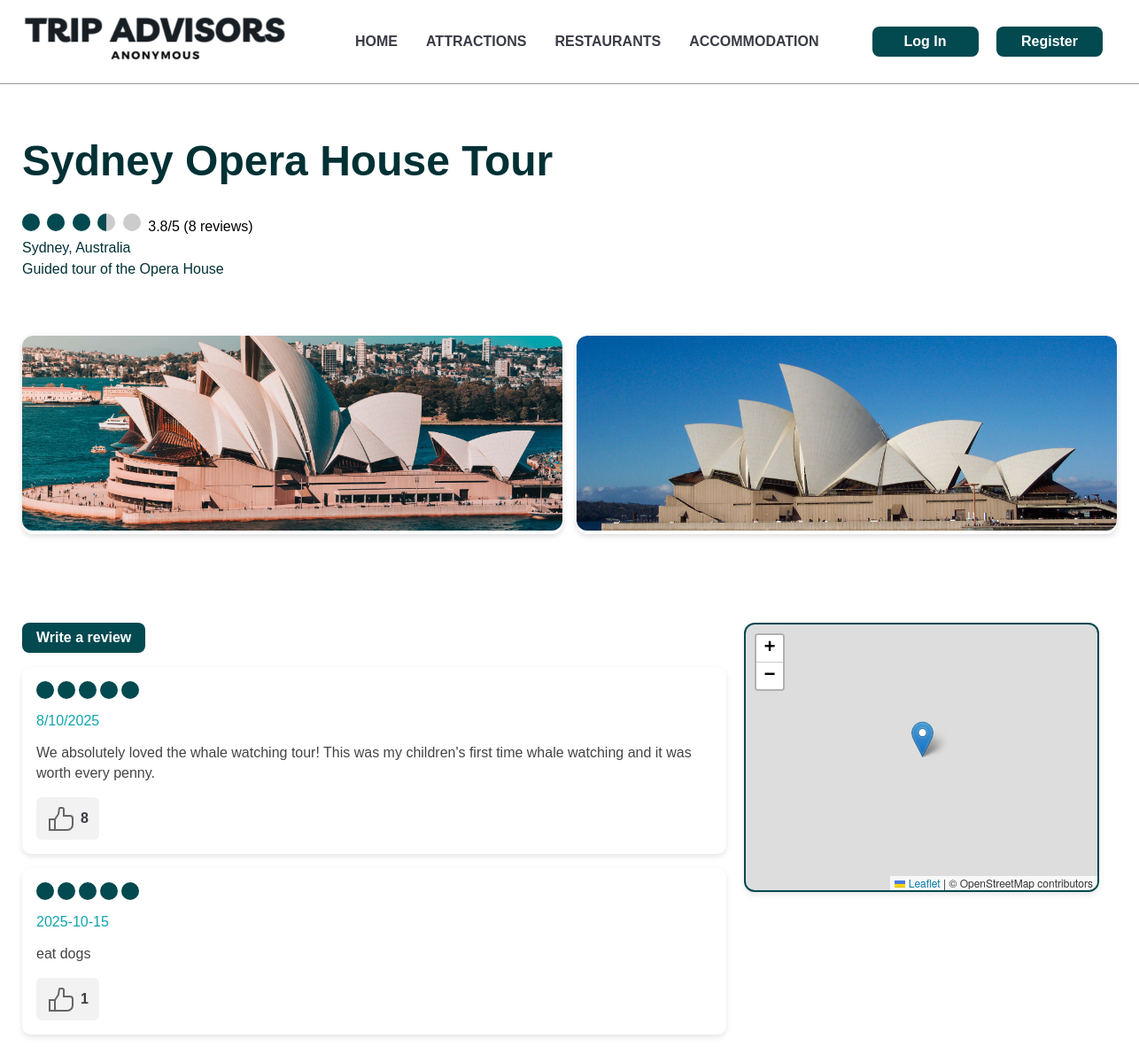
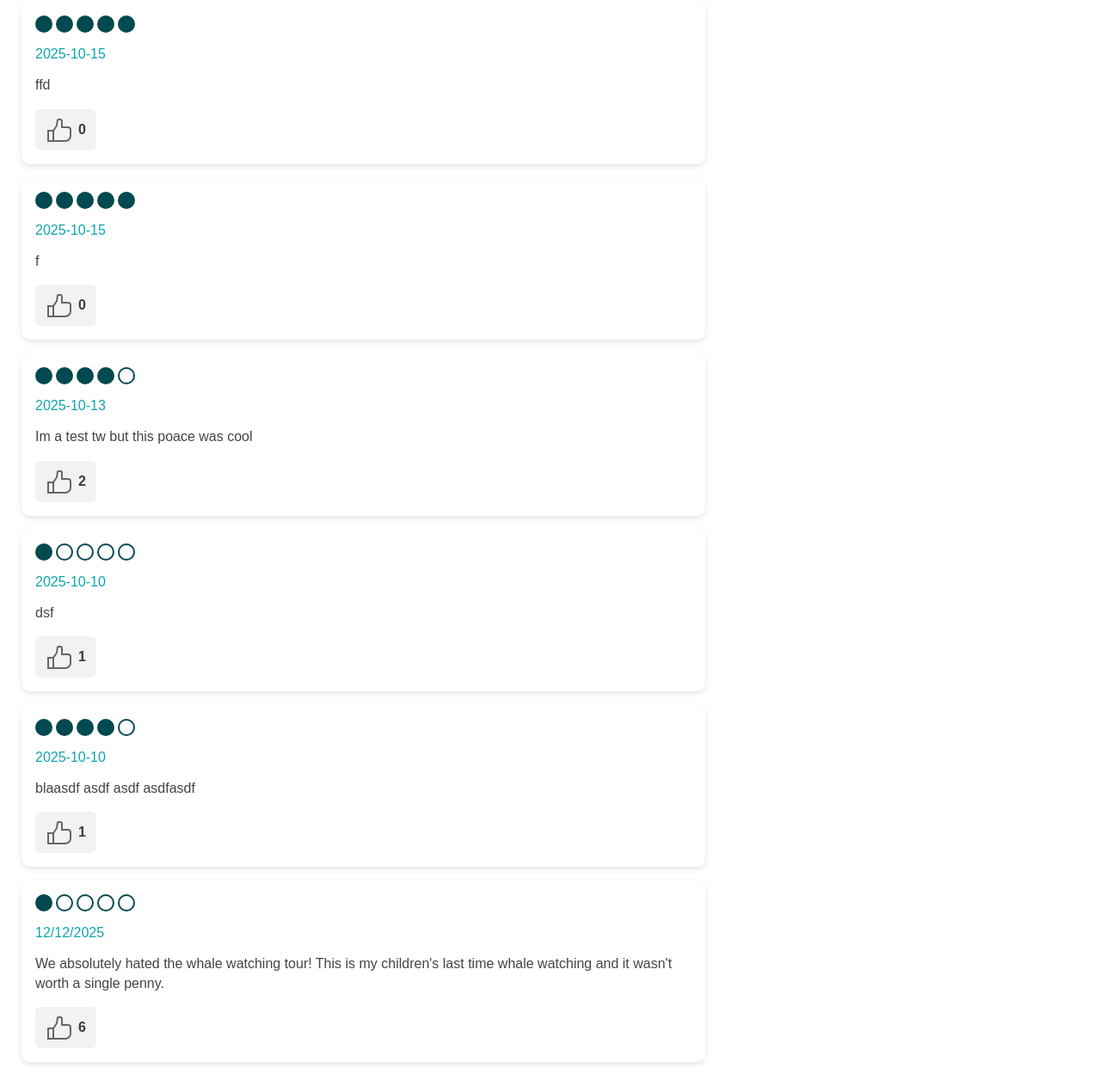
/listing/1, run on the app's committed database (2 pictures, top to bottom).
### tables this page shows
CREATE TABLE "Listings" (
  Listings_ID INTEGER PRIMARY KEY,
  Location TEXT,
  Title TEXT,
  Description TEXT,
  Image TEXT,
  Category_ID INTEGER,
  Address TEXT, `Website` TEXT, `Latitude` FLOAT, `Longitude` FLOAT);

CREATE TABLE "Listings_Images" (
  Image_ID      INTEGER PRIMARY KEY,
  Listings_ID   INTEGER NOT NULL 
                REFERENCES Listings(Listings_ID)
                ON DELETE CASCADE,
  Image_URL     TEXT    NOT NULL
);

CREATE TABLE "Posts" (`Post_ID` INTEGER PRIMARY KEY, `User_ID` INTEGER REFERENCES `Users`(`User_ID`), `Text` TEXT, `Post_Rating` INTEGER, `Date` date, `Likes_Count` INTEGER, `Comments_Count` INTEGER, 'Listings_ID' INTEGER REFERENCES 'Listings' ('Listings_ID'));

### main.py (the view)
@app.route("/listing/<int:listing_id>")
def listing_detail(listing_id):
    listing = db.get_listing_by_id(listing_id)
    if listing is None:
        flash("Listing not found.", "danger")
        return redirect(url_for("index"))
    images = db.get_images_for_listing(listing_id)
    posts = db.get_post_by_listing(listing_id, current_user.id if current_user.is_authenticated else None)
    average_rating = db.get_average_rating(listing_id)
    rating_count = db.get_rating_count(listing_id)
    category_id = listing.get("Category_ID")
    if category_id == 1:
        related = db.get_all_from_table("Attractions")
        category_label = "Attractions"
    elif category_id == 2:
        related = db.get_all_from_table("Restaurants")
        category_label = "Restaurants"
    else:
        related = []
        category_label = "Other"
    return render_template(
        "listing.html",
        listing=listing,
        images=images,
        posts=posts,
        average_rating=average_rating,
        related=related,
        category_label=category_label,
        rating_count=rating_count,
    )

### database_manager.py (called while the page is built)
def _get_conn():
    conn = sql.connect(DB_PATH)
    conn.row_factory = sql.Row
    return conn

def get_all_from_table(tablename: str):
    conn = _get_conn()
    cur = conn.cursor()
    rows = cur.execute(f"SELECT * FROM {tablename} LIMIT 6").fetchall()
    conn.close()
    return rows

def get_listing_by_id(listing_id: int) -> Optional[Dict[str, Any]]:
    conn = _get_conn()
    cur = conn.cursor()
    row = cur.execute(
        "SELECT * FROM Listings WHERE Listings_ID = ?", (listing_id,)
    ).fetchone()
    conn.close()
    return dict(row) if row else None

def get_average_rating(listing_id: int) -> Optional[float]:
    conn = _get_conn()
    cur = conn.cursor()
    row = cur.execute(
        "SELECT AVG(Post_Rating) as avg_rating FROM Posts WHERE Listings_ID = ?", (listing_id,)
    ).fetchone()
    conn.close()
    return row["avg_rating"] if row and row["avg_rating"] is not None else None

def get_rating_count(listing_id: int) -> int:
    conn = _get_conn()
    cur = conn.cursor()
    row = cur.execute(
        "SELECT COUNT(*) as rating_count FROM Posts WHERE Listings_ID = ?", (listing_id,)
    ).fetchone()
    conn.close()
    return row["rating_count"] if row else 0

def get_images_for_listing(listing_id: int) -> List[str]:
    conn = _get_conn()
    cur = conn.cursor()
    try:
        rows = cur.execute(
            "SELECT Image_URL FROM Listings_Images WHERE Listings_ID = ?", (listing_id,)
        ).fetchall()
        urls = [r["Image_URL"] for r in rows if r["Image_URL"]]
        conn.close()
        return urls
    except sql.Error:
        row = conn.execute(
            "SELECT Image FROM Listings WHERE Listings_ID = ?", (listing_id,)
        ).fetchone()
        conn.close()
        if row and row["Image"]:
            return [row["Image"]]
        return []

def get_post_by_listing(listings_id: int, user_id: int) -> List[Tuple]:
    conn = _get_conn()
    cur = conn.cursor()
    query = """
        SELECT Posts.Post_ID, Text, Post_Rating, Date, Likes_Count, Comments_Count, Username,
        CASE WHEN Likes.User_ID IS NOT NULL THEN 1 ELSE 0 END AS LikedByCurrentUser
        FROM Posts
        JOIN Users ON Posts.User_ID = Users.User_ID
        LEFT JOIN Likes
            ON Likes.Post_ID = Posts.Post_ID
            AND Likes.User_ID = ?
        WHERE Posts.Listings_ID = ?
        ORDER BY Date DESC
    """
    rows = cur.execute(query, (user_id, listings_id)).fetchall()
    conn.close()
    return rows

### templates/listing.html (shortened to what this page needs)
{% extends 'layout.html' %} {% block content %}
<div class="hero-info">
  <h1>{{ listing.Title or listing.Title }}</h1>
    {% if average_rating is not none %}
    <div class="rating-circles">
    {% for i in range(1, 6) %}
      {% if average_rating >= i %}
        <div class="circle full"></div>
      {% elif average_rating + 0.5 >= i %}
        <div class="circle half"></div>
      {% else %}
        <div class="circle empty"></div>
      {% endif %}
    {% endfor %}
    <span class="rating-text">{{ average_rating | round(1) }}/5</span>
    <span class="rating-text">({{ rating_count }} reviews)</span>
    {% endif %}
  </div>
  <p class="location">{{ listing.Location }}</p>
  <p class="description">{{ listing.Description }}</p>
</div>
<div class="gallery">
  {% for url in images %}
  <div class="gallery-item">
    <img src="{{ url }}" alt="Photo of {{ listing.Title }} #{{ loop.index }}" />
  </div>
  {% endfor %}
</div>
<div class="listing-post-section">
<div class="post-container">
  <div>
    <a class="btn btn-primary" href="{{ url_for('add_review', listing_id=listing['Listings_ID'])}}">
      Write a review
    </a>
  </div>
  {% for row in posts %}
    <div class="post-card">
      <div class="rating">
      {% for i in range(1, 6) %}
          {% if i <= row['Post_Rating'] %}
            <span class="rating-circle filled"></span>
          {% else %}
            <span class="rating-circle"></span>
          {% endif %}
        {% endfor %}
      </div>
      <p class="post-card-date">{{ row['Date'] }}</p>
      <p class="post-card-text">{{ row['Text'] }}</p>
      <div class="post-actions">
      <button
          class="like-btn {% if row['likedByCurrentUser'] %}liked{% endif %}"
          data-review-id="{{ row['Post_ID'] }}"
          aria-label="Like this post"
          >
        <span class="like-count">{{ row['Likes_Count'] or 0 }}</span>
    </button>
  </div>
    </div>
  {% endfor %}
</div>
<div id="map" class="map-container"></div>
</div>
{% endblock %}

### static/css/style.css (style rules this page uses)
.location { color: #024950; font-family: Verdana, Geneva, Tahoma, sans-serif; }
main button, main .btn { background-color: #024950; border: none; color: white; padding: 8px 16px; text-align: center; display: inline-block; font-size: 16px; border-radius: 8px; font-weight: bold; margin-right: 8px; text-decoration: none; }
.btn-primary { background-color: #024950; color: #ffffff; padding: 0.6rem 1.2rem; border-radius: 12px; font-weight: bold; border: none; cursor: pointer; transition: background-color 0.3s ease; }
body { padding: 0; font-family: Arial, sans-serif; background-color: #fff; margin-top: 8px; margin-left: 0px; margin-right: 0px; overflow-x: hidden; }
.gallery { display: grid; grid-template-columns: repeat(auto-fit, minmax(280px, 1fr)); gap: 16px; margin: 40px 0px; max-width: 1236px; }
.gallery-item { border-radius: 12px; overflow: hidden; box-shadow: 0 2px 6px rgba(0, 0, 0, 0.15); transition: transform 0.3s ease, box-shadow 0.3s ease; }
.gallery-item img { width: 100%; height: 220px; object-fit: cover; border-radius: 12px; }
.hero-info { max-width: 800px; padding: 20px 0px; text-align: left; }
.hero-info h1 { font-size: 48px; font-weight: bold; color: #003135; }
.hero-info p { margin: 6px 0; font-size: 16px; color: #003135; }
.rating { display: flex; gap: 4px; }
.rating-circle { width: 16px; height: 16px; border-radius: 50%; border: 2px solid #024950; background-color: transparent; }
.rating-circle.filled { background-color: #024950; }
.circle { width: 20px; height: 20px; border-radius: 50%; background-color: #ccc; overflow: hidden; display: inline-block; margin-right: 4px; position: relative; }
.circle.full { background: #024950; }
.circle.half { background: linear-gradient(to right, #024950 50%, #ccc 50%); }
.circle.empty { background: #ccc; }
.listing-post-section { display: flex; flex-direction: row; width: 100%; padding: 20px 0px; }
.post-container { width: 800px; margin: 40px 0px; display: flex; flex-direction: column; gap: 16px; }
.post-card { background: #fff; border-radius: 10px; padding: 16px; box-shadow: 0 3px 6px rgba(0, 0, 0, 0.1); transition: transform 0.25s ease, box-shadow 0.25s ease; }
.post-card-date { font-size: 0.9rem; color: #0fa4af; margin-bottom: 8px; font-size: 16px; }
.post-card-text { color: #444; line-height: 1.4; font-size: 16px; }
.like-btn { display: flex; align-items: center; gap: 6px; padding: 8px 12px; border: none; border-radius: 6px; background-color: #f2f2f2; cursor: pointer; transition: background-color 0.3s ease; color: #393b45; }
.like-btn svg { fill: #666; transition: fill 0.3s ease; }
.map-container { margin: 40px 20px; width: 400px; height: 300px; border: 2px solid #024950; border-radius: 12px; box-shadow: 0 3px 6px rgba(0, 0, 0, 0.1); }

### data on the page
Listings: Title "Sydney Opera House Tour", Location "Sydney, Australia", Description "Guided tour of the Opera House"
Listings_Images: shows a picture
Listings_Images: shows a picture
Posts: Post_Rating 5 (drawn), Date "8/10/2025", Text "We absolutely loved the whale watching tour! This was my children's first time whale watching and it was worth every penny.", Likes_Count "8"
Posts: Post_Rating 5 (drawn), Date "2025-10-15", Text "eat dogs", Likes_Count "1"
Posts: Post_Rating 5 (drawn), Date "2025-10-15", Text "ffd", Likes_Count "0"
Posts: Post_Rating 5 (drawn), Date "2025-10-15", Text "f", Likes_Count "0"
Posts: Post_Rating 4 (drawn), Date "2025-10-13", Text "Im a test tw but this poace was cool", Likes_Count "2"
Posts: Post_Rating 1 (drawn), Date "2025-10-10", Text "dsf", Likes_Count "1"
Posts: Post_Rating 4 (drawn), Date "2025-10-10", Text "blaasdf asdf asdf asdfasdf", Likes_Count "1"
Posts: Post_Rating 1 (drawn), Date "12/12/2025", Text "We absolutely hated the whale watching tour! This is my children's last time whale watching and it wasn't worth a single penny.", Likes_Count "6"

### other printed values
{{ average_rating | round(1) }} "3.8"
{{ rating_count }} "8"
